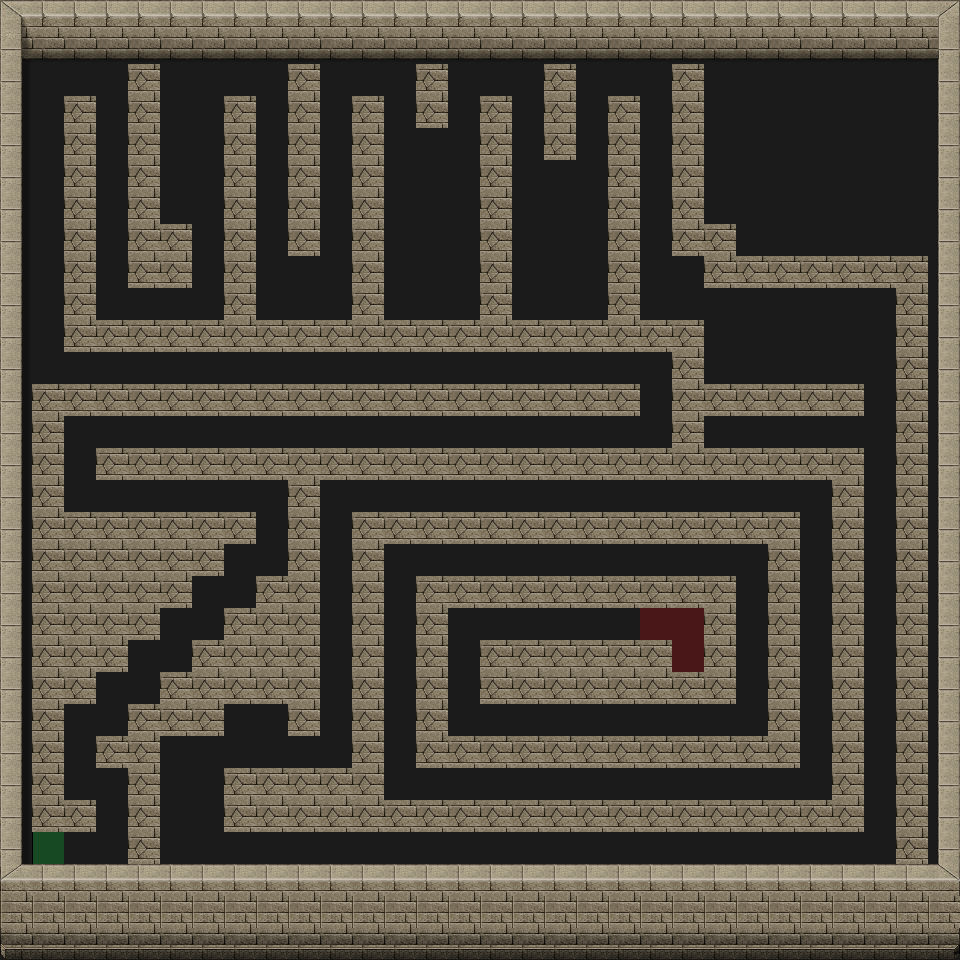

A level layout from a 2D game, rendered from its tile map. Below: a short description, then the map file with tile-grid data replaced by summaries:
An orthogonal 30x30 tile map with 32x32 px tiles, 4 tile layers (Road, Trap, Wall, Utility), 4 tilesets.

<map version="1.0" tiledversion="1.1.5" orientation="orthogonal" renderorder="right-down" width="30" height="30" tilewidth="32" tileheight="32" infinite="0" nextobjectid="1">
 <tileset firstgid="1" source="tilesets/meta.tsx" />
 <tileset firstgid="3" source="tilesets/road.tsx" />
 <tileset firstgid="4" source="tilesets/traps.tsx" />
 <tileset firstgid="196" source="tilesets/wallsandroofs.tsx" />
 <layer name="Road" width="30" height="30" locked="1">
  <data>[900 cells, 900 non-empty, 1 distinct tile ids]</data>
 </layer>
 <layer name="Trap" width="30" height="30" locked="1">
  <data>[900 cells, 0 non-empty, 0 distinct tile ids]</data>
 </layer>
 <layer name="Wall" width="30" height="30" locked="1">
  <data>[900 cells, 523 non-empty, 16 distinct tile ids]</data>
 </layer>
 <layer name="Utility" width="30" height="30">
  <data>[900 cells, 4 non-empty, 2 distinct tile ids]</data>
 </layer>
</map>
